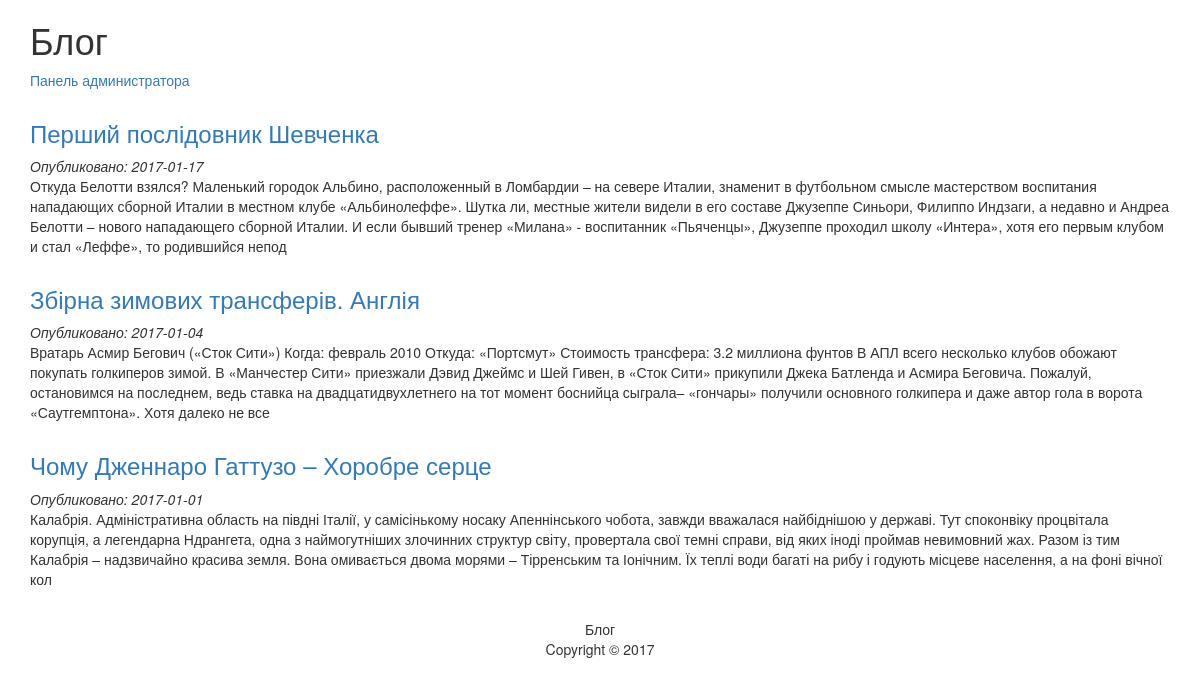
The page / on the database its author committed.
### tables this page shows
CREATE TABLE `articles` (
  `id` int(11) NOT NULL,
  `title` varchar(255) NOT NULL,
  `content` text NOT NULL,
  `date` date NOT NULL
);

### index.php (called while the page is built)
<?php
    require_once("database.php");
    require_once("models/articles.php");
    $link = db_connect();
    $articles = articles_all($link);
include("views/articles.php")
?>

### models/articles.php (called while the page is built, shortened)
<?php
function articles_all($link){
    $query = "SELECT*FROM articles ORDER BY id DESC";
    $result = mysqli_query($link, $query);
    $n = mysqli_num_rows($result);
    $articles = array();
    for ($i=0; $i<$n; $i++){
        $row = mysqli_fetch_assoc($result);
        $articles[] = $row;
    }
    return $articles;
}
function articles_intro($text, $len = 500)
{
    return mb_substr($text, 0, $len);
}
?>

### views/articles.php (the view, shortened to what this page needs)
<!DOCTYPE HTML>
<html>
    <head>
        <link rel="stylesheet" href="style.css">
        <link rel="stylesheet" href="https://maxcdn.bootstrapcdn.com/bootstrap/3.3.7/css/bootstrap.min.css">
    </head>
    <body>
        <div class="container">
            <h1>Блог</h1>
            <a href="admin">Панель администратора</a>
            <div>
                <?php foreach($articles as $a): ?>
                <div class="article">
                    <h3>
                        <a href = "articles.php?id=<?=$a['id']?>"><?=$a['title']?></a></h3>
                    <em>Опубликовано: <?=$a['date']?></em>
                    <p><?=articles_intro($a['content'])?></p>
                </div>
                <?php endforeach ?>
            </div>
            <footer>
                <p>Блог<br>Copyright &copy; 2017</p>
            </footer>
        </div>
    </body>
</html>

### style.css (style rules this page uses)
footer { text-align: center; }
.article { margin-top: 30px; margin-bottom: 30px; }

### rows shown on the page
articles: title "Перший послідовник Шевченка", date "2017-01-17", content "Откуда Белотти взялся? Маленький городок Альбино, расположенный в Ломбардии – на севере Италии, знаменит в футбольном смысле мастерством воспитания нападающих сборной Италии в местном клубе «Альбинолеффе». Шутка ли, местные жители видели в его составе Джузеппе Синьори, Филиппо Индзаги, а недавно и Андреа Белотти – нового нападающего сборной Италии. И если бывший тренер «Милана» - воспитанник «Пьяченцы», Джузеппе проходил школу «Интера», хотя его первым клубом и стал «Леффе», то родившийся непод"
articles: title "Збірна зимових трансферів. Англія", date "2017-01-04", content "Вратарь Асмир Бегович («Сток Сити») Когда: февраль 2010 Откуда: «Портсмут» Стоимость трансфера: 3.2 миллиона фунтов В АПЛ всего несколько клубов обожают покупать голкиперов зимой. В «Манчестер Сити» приезжали Дэвид Джеймс и Шей Гивен, в «Сток Сити» прикупили Джека Батленда и Асмира Беговича. Пожалуй, остановимся на последнем, ведь ставка на двадцатидвухлетнего на тот момент боснийца сыграла– «гончары» получили основного голкипера и даже автор гола в ворота «Саутгемптона». Хотя далеко не все"
articles: title "Чому Дженнаро Гаттузо – Хоробре серце", date "2017-01-01", content "Калабрія. Адміністративна область на півдні Італії, у самісінькому носаку Апеннінського чобота, завжди вважалася найбіднішою у державі. Тут споконвіку процвітала корупція, а легендарна Ндрангета, одна з наймогутніших злочинних структур світу, провертала свої темні справи, від яких іноді проймав невимовний жах. Разом із тим Калабрія – надзвичайно красива земля. Вона омивається двома морями – Тірренським та Іонічним. Їх теплі води багаті на рибу і годують місцеве населення, а на фоні вічної кол"
